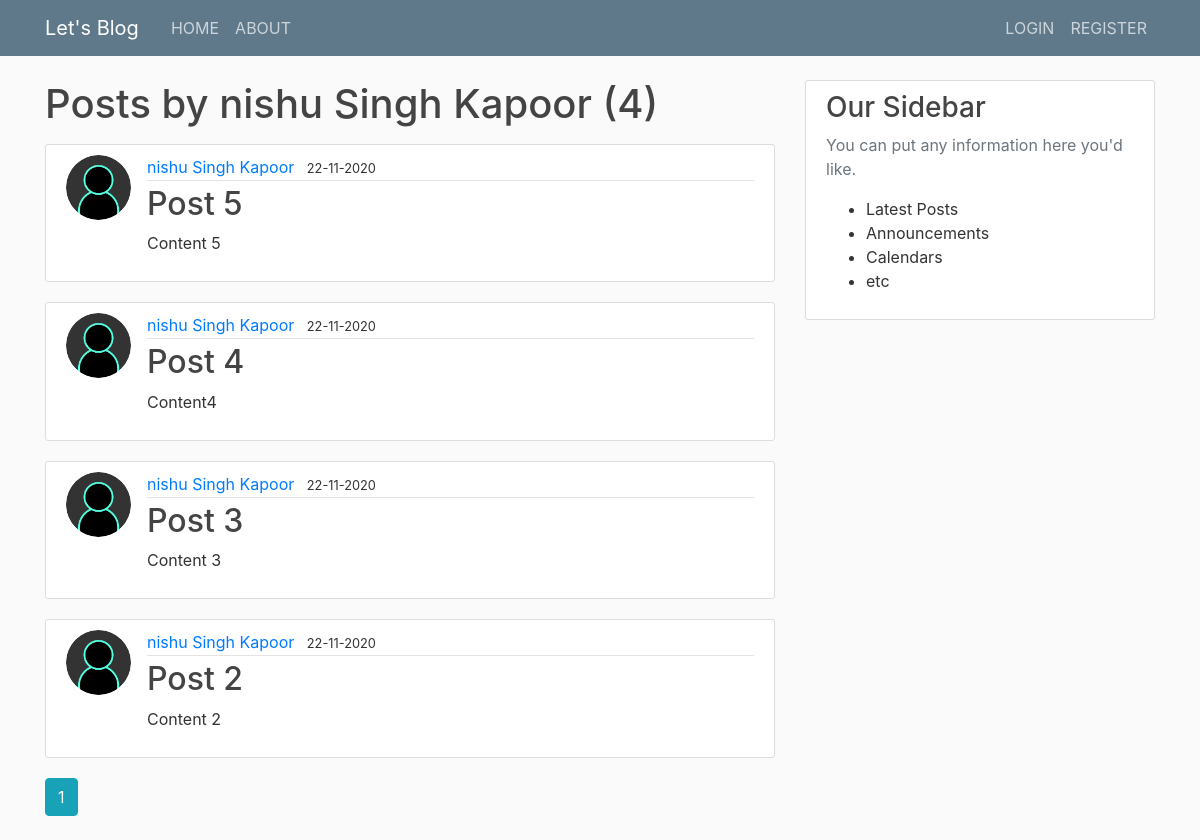
The page /user/nishu Singh Kapoor on the database its author committed.
### flaskblog/models.py (models this page shows, shortened)
class User(db.Model, UserMixin):
    id = db.Column(db.Integer, primary_key=True)
    username = db.Column(db.String(10), unique=True, nullable=False)
    email = db.Column(db.String(120), unique=True, nullable=False)
    image_file = db.Column(db.String(20), nullable=False, default='default.jpg')
    password = db.Column(db.String(60), nullable=False)
    posts = db.relationship('Post', backref='author', lazy=True)

class Post(db.Model):
    id = db.Column(db.Integer, primary_key=True)
    title = db.Column(db.String(100), nullable=False)
    date_posted = db.Column(db.DateTime, nullable=False, default=datetime.utcnow)
    content = db.Column(db.Text, nullable=False)
    user_id = db.Column(db.Integer, db.ForeignKey('user.id'), nullable=False)

### flaskblog/routes.py (the view)
@app.route("/user/<string:username>")
def user_posts(username):
    page = request.args.get('page', 1, type=int)
    user = User.query.filter_by(username=username).first_or_404()
    posts = Post.query.filter_by(author=user).order_by(Post.date_posted.desc()).paginate(page=page, per_page=5)
    return render_template('user_posts.html',posts=posts, user=user)

### flaskblog/templates/user_posts.html
{% extends "layout.html" %} {% block content %}
<h1 class="mb-3">Posts by {{user.username}} ({{posts.total}})</h1>
{% for post in posts.items %}
<article class="media content-section">
  <img
    class="rounded-circle article-img"
    src="{{url_for('static',filename='profile_pics/'+post.author.image_file)}}"
  />
  <div class="media-body">
    <div class="article-metadata">
      <a
        href="{{ url_for('user_posts', username=post.author.username) }}"
        class="mr-2"
        >{{post.author.username}}</a
      >
      <small class="test-muted"
        >{{post.date_posted.strftime('%d-%m-%Y')}}</small
      >
    </div>
    <h2>
      <a href="{{ url_for('post', post_id=post.id) }}" class="article-title"
        >{{post.title}}</a
      >
    </h2>
    <p class="article-content">{{post.content}}</p>
  </div>
</article>
{% endfor %} {% for page_num in posts.iter_pages(left_edge=1, right_edge=1,
left_current=1, right_current=2) %} {% if page_num %} {% if posts.page ==
page_num %}
<a
  class="btn btn-info mb-4"
  href="{{ url_for('user_posts', username=user.username, page=page_num) }}"
  >{{ page_num }}</a
>
{% else %}
<a
  class="btn btn-outline-info mb-4"
  href="{{ url_for('user_posts', username=user.username, page=page_num) }}"
  >{{ page_num }}</a
>
{% endif %} {% else %} ... {% endif %} {% endfor %} {% endblock content %}

### flaskblog/templates/layout.html (shortened to what this page needs)
<html lang="en">
  <head>
    <link
      rel="stylesheet"
      href="https://cdn.jsdelivr.net/npm/bootstrap@4.5.3/dist/css/bootstrap.min.css"
    />
    <link rel="stylesheet" type="text/css" href="{{ url_for('static',filename='main.css')}}">
  </head>
  <body>
    <header class="site-header">
      <nav class="navbar navbar-expand-md navbar-dark bg-steel fixed-top">
        <div class="container">
          <a href="/" class="navbar-brand mr-4">Let's Blog</a>
          <div class="collapse navbar-collapse" id="navbarToggle">
            <div class="navbar-nav mr-auto">
              <a href="{{url_for('home')}}" class="nav-item nav-link">HOME</a>
              <a href="{{url_for('about')}}" class="nav-item nav-link">ABOUT</a>
            </div>
            <div class="navbar-nav">
              {% if current_user.is_authenticated %}
              <a href="{{url_for('new_post')}}" class="nav-item nav-link">+ POST</a>
              <a href="{{url_for('account')}}" class="nav-item nav-link">ACCOUNT</a>
              <a href="{{url_for('logout')}}" class="nav-item nav-link">LOGOUT</a>
              {% else %}
              <a href="{{url_for('login')}}" class="nav-item nav-link">LOGIN</a>
              <a href="{{url_for('register')}}" class="nav-item nav-link">REGISTER</a>
              {% endif %}
            </div>
          </div>
        </div>
      </nav>
    </header>
    <main role="main" class="container">
      <div class="row">
        <div class="col-md-8">
          {% block content %}{% endblock %}
        </div>
        <div class="col-md-4">
          <div class="content-section">
            <h3>Our Sidebar</h3>
            <p class="text-muted">You can put any information here you'd like.
              <ul>
                <li>Latest Posts</li>
                <li>Announcements</li>
                <li>Calendars</li>
                <li>etc</li>
              </ul>
            </p>
          </div>
        </div>
      </div>
    </main>
  </body>
</html>

### flaskblog/static/main.css (style rules this page uses)
body { background: #fafafa; color: #333333; margin-top: 5rem; }
h1, h2, h3, h4, h5, h6 { color: #444444; }
.bg-steel { background-color: #5f788a; }
.site-header .navbar-nav .nav-link { color: #cbd5db; }
.content-section { background: #ffffff; padding: 10px 20px; border: 1px solid #dddddd; border-radius: 3px; margin-bottom: 20px; }
.article-title { color: #444444; }
.article-content { white-space: pre-line; }
.article-img { height: 65px; width: 65px; margin-right: 16px; }
.article-metadata { padding-bottom: 1px; margin-bottom: 4px; border-bottom: 1px solid #e3e3e3; }

### rows shown on the page
User: username "nishu Singh Kapoor"
Post: image_file (placeholder picture), author.username "nishu Singh Kapoor", date_posted "22-11-2020", title "Post 5", content "Content 5"
Post: image_file (placeholder picture), author.username "nishu Singh Kapoor", date_posted "22-11-2020", title "Post 4", content "Content4"
Post: image_file (placeholder picture), author.username "nishu Singh Kapoor", date_posted "22-11-2020", title "Post 3", content "Content 3"
Post: image_file (placeholder picture), author.username "nishu Singh Kapoor", date_posted "22-11-2020", title "Post 2", content "Content 2"

### other values the page prints
{{ posts.total }} "4"
{{ page_num }} "1"
